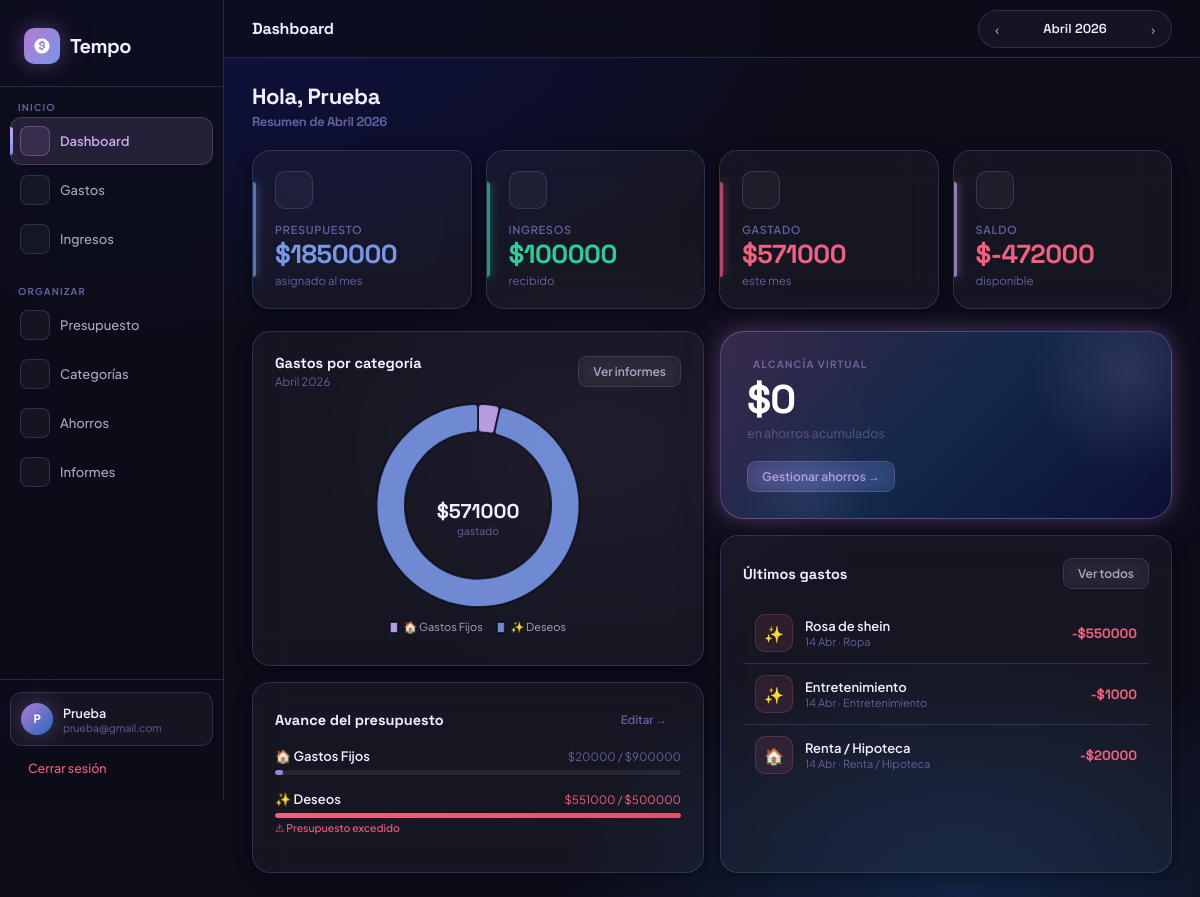
The app's page / (signed in) with its own data.
### core/models.py (models this page shows, shortened)
class PresupuestoTotal(models.Model):
    usuario = models.ForeignKey(User, on_delete=models.CASCADE, related_name='presupuestos_totales')
    mes = models.IntegerField()
    anio = models.IntegerField()
    monto = models.DecimalField(max_digits=12, decimal_places=2, default=0)
    class Meta:
        unique_together = ['usuario', 'mes', 'anio']

class Categoria(models.Model):
    TIPOS = [
        ('gastos_fijos', 'Gastos Fijos'),
        ('deseos', 'Deseos'),
        ('ahorros', 'Ahorros'),
        ('custom', 'Personalizada'),
    ]
    usuario = models.ForeignKey(User, on_delete=models.CASCADE, related_name='categorias')
    nombre = models.CharField(max_length=100)
    icono = models.CharField(max_length=10, default='📂')
    tipo = models.CharField(max_length=20, choices=TIPOS, default='custom')
    orden = models.IntegerField(default=0)
    activa = models.BooleanField(default=True)
    class Meta:
        ordering = ['orden', 'nombre']

class Presupuesto(models.Model):
    usuario = models.ForeignKey(User, on_delete=models.CASCADE, related_name='presupuestos')
    categoria = models.ForeignKey(Categoria, on_delete=models.CASCADE, related_name='presupuestos')
    mes = models.IntegerField()
    anio = models.IntegerField()
    monto = models.DecimalField(max_digits=12, decimal_places=2, default=0)
    class Meta:
        unique_together = ['usuario', 'categoria', 'mes', 'anio']

class Gasto(models.Model):
    usuario = models.ForeignKey(User, on_delete=models.CASCADE, related_name='gastos')
    monto = models.DecimalField(max_digits=12, decimal_places=2)
    categoria = models.ForeignKey(Categoria, on_delete=models.SET_NULL, null=True, related_name='gastos')
    subcategoria = models.ForeignKey(Subcategoria, on_delete=models.SET_NULL, null=True, blank=True, related_name='gastos')
    fecha = models.DateField(default=timezone.now)
    detalle = models.CharField(max_length=300, blank=True)
    creado_en = models.DateTimeField(auto_now_add=True)
    class Meta:
        ordering = ['-fecha', '-creado_en']

class Subcategoria(models.Model):
    categoria = models.ForeignKey(Categoria, on_delete=models.CASCADE, related_name='subcategorias')
    nombre = models.CharField(max_length=100)
    icono = models.CharField(max_length=10, default='•')
    class Meta:
        ordering = ['nombre']

### core/views.py (the view)
# urls.py: path('', views.dashboard, name='dashboard'),
@login_required
def dashboard(request):
    hoy  = date.today()
    mes  = int(request.GET.get('mes', hoy.month))
    anio = int(request.GET.get('anio', hoy.year))
    resumen = get_resumen_mes(request.user, mes, anio)
    ultimos_gastos = Gasto.objects.filter(
        usuario=request.user, fecha__month=mes, fecha__year=anio
    ).select_related('categoria', 'subcategoria')[:8]
    categorias = Categoria.objects.filter(
        usuario=request.user, activa=True
    ).exclude(tipo='ahorros')
    cat_data = []
    for cat in categorias:
        gastado = Gasto.objects.filter(
            usuario=request.user, categoria=cat, fecha__month=mes, fecha__year=anio
        ).aggregate(t=Sum('monto'))['t'] or Decimal('0')
        pres = Presupuesto.objects.filter(
            usuario=request.user, categoria=cat, mes=mes, anio=anio
        ).first()
        presupuesto = pres.monto if pres else Decimal('0')
        pct = int(gastado / presupuesto * 100) if presupuesto > 0 else 0
        cat_data.append({
            'categoria':   cat,
            'gastado':     gastado,
            'presupuesto': presupuesto,
            'porcentaje':  min(pct, 100),
            'excedido':    gastado > presupuesto and presupuesto > 0,
        })
    total_ahorros = get_total_ahorros(request.user)
    mes_ant  = mes - 1 if mes > 1 else 12
    anio_ant = anio if mes > 1 else anio - 1
    mes_sig  = mes + 1 if mes < 12 else 1
    anio_sig = anio if mes < 12 else anio + 1
    return render(request, 'dashboard.html', {
        'resumen': resumen, 'ultimos_gastos': ultimos_gastos,
        'cat_data': cat_data, 'total_ahorros': total_ahorros,
        'mes': mes, 'anio': anio, 'mes_nombre': MESES[mes],
        'mes_ant': mes_ant, 'anio_ant': anio_ant,
        'mes_sig': mes_sig, 'anio_sig': anio_sig,
        'es_mes_actual': mes == hoy.month and anio == hoy.year,
    })

### templates/dashboard.html (shortened to what this page needs)
{% extends 'base.html' %}
{% block page_title %}Dashboard{% endblock %}
{% block topbar_right %}
<div class="month-nav">
  <a href="?mes={{ mes_ant }}&anio={{ anio_ant }}" class="mnav-btn">‹</a>
  <span class="mnav-label">{{ mes_nombre }} {{ anio }}</span>
  <a href="?mes={{ mes_sig }}&anio={{ anio_sig }}" class="mnav-btn">›</a>
</div>
{% endblock %}
{% block content %}
<div style="margin-bottom:20px;">
  <h2 style="font-family:'Space Grotesk',sans-serif;font-size:22px;font-weight:700;letter-spacing:-.4px;color:var(--text);">
    Hola, {{ user.first_name|default:user.username }}   <p style="color:var(--text3);font-size:13px;margin-top:3px;">
    {% if es_mes_actual %}Resumen de {{ mes_nombre }} {{ anio }}{% else %}Viendo {{ mes_nombre }} {{ anio }}{% endif %}
  </p>
</div>
<div class="grid grid-4 mb-5">
  <div class="stat-card c-blue fade-up">
    <div class="stat-icon c-blue"></div>
    <div class="stat-label">Presupuesto</div>
    <div class="stat-value" style="color:var(--blue);">${{ resumen.presupuesto|floatformat:0 }}</div>
    <div class="stat-sub">asignado al mes</div>
  </div>
  <div class="stat-card c-mint fade-up">
    <div class="stat-icon c-mint"></div>
    <div class="stat-label">Ingresos</div>
    <div class="stat-value c-green">${{ resumen.total_ingresos|floatformat:0 }}</div>
    <div class="stat-sub">recibido</div>
  </div>
  <div class="stat-card c-red fade-up">
    <div class="stat-icon c-red"></div>
    <div class="stat-label">Gastado</div>
    <div class="stat-value c-red">${{ resumen.total_gastos|floatformat:0 }}</div>
    <div class="stat-sub">este mes</div>
  </div>
  <div class="stat-card c-purple fade-up">
    <div class="stat-icon c-purple"></div>
    <div class="stat-label">Saldo</div>
    <div class="stat-value" style="color:{% if resumen.saldo >= 0 %}var(--green){% else %}var(--red){% endif %};">
      ${{ resumen.saldo|floatformat:0 }}
    </div>
    <div class="stat-sub">disponible</div>
  </div>
</div>
<div class="grid grid-2 gap-4">
  <div style="display:flex;flex-direction:column;gap:16px;">
    <div class="card">
      <div class="section-head">
        <div>
          <div class="section-title">Gastos por categoría</div>
          <div class="section-sub">{{ mes_nombre }} {{ anio }}</div>
        </div>
        <a href="{% url 'informes' %}" class="btn btn-secondary btn-sm">Ver informes</a>
      </div>
      <div style="max-width:240px;margin:0 auto;position:relative;">
        <canvas id="donutChart" height="200"></canvas>
        <div style="position:absolute;top:50%;left:50%;transform:translate(-50%,-60%);text-align:center;pointer-events:none;">
          <div style="font-family:'Space Grotesk',sans-serif;font-size:20px;font-weight:700;line-height:1;color:var(--text);">${{ resumen.total_gastos|floatformat:0 }}</div>
          <div style="font-size:10.5px;color:var(--text3);margin-top:3px;">gastado</div>
        </div>
      </div>
    </div>
    <div class="card">
      <div class="section-head mb-3">
        <div class="section-title">Avance del presupuesto</div>
        <a href="{% url 'presupuesto' %}" class="btn btn-ghost btn-sm" style="font-size:11.5px;color:var(--text3);">Editar →</a>
      </div>
      {% for item in cat_data %}
      <div style="margin-bottom:16px;">
        <div class="flex-between" style="margin-bottom:6px;">
          <span style="font-size:13px;font-weight:600;color:var(--text);">{{ item.categoria.icono }} {{ item.categoria.nombre }}</span>
          <span style="font-size:11.5px;color:{% if item.excedido %}var(--red){% else %}var(--text3){% endif %};">
            ${{ item.gastado|floatformat:0 }} / ${{ item.presupuesto|floatformat:0 }}
          </span>
        </div>
        <div class="progress">
          <div class="progress-fill {% if item.excedido %}p-danger{% elif item.porcentaje > 75 %}p-accent{% endif %}"
               style="width:{{ item.porcentaje }}%;"></div>
        </div>
        {% if item.excedido %}
        <div style="font-size:10.5px;color:var(--red);margin-top:3px;font-weight:500;">⚠ Presupuesto excedido</div>
        {% endif %}
      </div>
      {% empty %}
      <div class="empty">
        <div class="empty-emoji"><i class="fi fi-rr-coins"></i></div>
        <div class="empty-msg">Sin presupuesto configurado.<br><a href="{% url 'presupuesto' %}" style="color:var(--purple-lt);font-weight:600;">Configúralo aquí →</a></div>
      </div>
      {% endfor %}
    </div>
  </div>
  <div style="display:flex;flex-direction:column;gap:16px;">
    <div class="savings-card hover-lift">
      <div style="position:relative;z-index:2;">
        <div style="font-size:10px;color:rgba(202,169,243,0.45);font-weight:700;text-transform:uppercase;letter-spacing:1.2px;margin-bottom:10px;display:flex;align-items:center;gap:6px;">
          Alcancía Virtual
        </div>
        <div style="font-family:'Space Grotesk',sans-serif;font-size:40px;font-weight:700;color:#fff;line-height:1;letter-spacing:-1px;">
          ${{ total_ahorros|floatformat:0 }}
        </div>
        <div style="color:rgba(202,169,243,0.35);font-size:12.5px;margin-top:5px;margin-bottom:20px;">en ahorros acumulados</div>
        <a href="{% url 'ahorros' %}" class="btn btn-sm"
           style="background:rgba(202,169,243,0.12);color:rgba(202,169,243,0.85);border:1px solid rgba(202,169,243,0.2);backdrop-filter:blur(8px);">
          Gestionar ahorros →
        </a>
      </div>
    </div>
    <div class="card" style="flex:1;">
      <div class="section-head">
        <div class="section-title">Últimos gastos</div>
        <a href="{% url 'gastos' %}" class="btn btn-secondary btn-sm">Ver todos</a>
      </div>
      {% for g in ultimos_gastos %}
      <div class="row-item">
        <div class="row-icon" style="background:rgba(255,107,138,0.1);border-color:rgba(255,107,138,0.2);">
          {{ g.categoria.icono|default:'<i class="fi fi-rr-wallet"></i>'|safe }}
        </div>
        <div style="flex:1;min-width:0;">
          <div class="truncate" style="font-size:13px;font-weight:600;">
            {% if g.detalle %}{{ g.detalle }}{% elif g.subcategoria %}{{ g.subcategoria.nombre }}{% else %}{{ g.categoria.nombre }}{% endif %}
          </div>
          <div style="font-size:11px;color:var(--text3);margin-top:1px;">
            {{ g.fecha|date:"d M" }} · {% if g.subcategoria %}{{ g.subcategoria.nombre }}{% else %}{{ g.categoria.nombre }}{% endif %}
          </div>
        </div>
        <div style="font-family:'Space Grotesk',sans-serif;font-weight:700;color:var(--red);font-size:13.5px;flex-shrink:0;">
          -${{ g.monto|floatformat:0 }}
        </div>
      </div>
      {% empty %}
      <div class="empty">
        <div class="empty-emoji"><i class="fi fi-rr-sparkles"></i></div>
        <div class="empty-msg">Sin gastos este mes.<br><a href="{% url 'gastos' %}" style="color:var(--purple-lt);font-weight:600;">Agrega uno →</a></div>
      </div>
      {% endfor %}
    </div>
  </div>
</div>
{% endblock %}
{% block extra_js %}
<script>
fetch('/api/dashboard-data/?mes={{ mes }}&anio={{ anio }}')
  .then(r => r.json())
  .then(d => {
    if (!d.labels.length) return;
    const ctx = document.getElementById('donutChart').getContext('2d');
    // Colores adaptados a paleta oscura
    const glowColors = ['rgba(202,169,243,0.9)','rgba(121,151,230,0.9)','rgba(60,221,170,0.9)','rgba(255,107,138,0.9)'];
    new Chart(ctx, {
      type: 'doughnut',
      data: {
        labels: d.labels,
        datasets: [{
          data: d.gastados,
          backgroundColor: d.colores.map((_,i) => glowColors[i % glowColors.length]),
          borderWidth: 2,
          borderColor: 'rgba(13,13,26,0.8)',
          hoverOffset: 10,
          borderRadius: 4,
        }]
      },
      options: {
        cutout: '72%',
        plugins: {
          legend: {
            position: 'bottom',
            labels: {
              font: { family: 'Plus Jakarta Sans', size: 11 },
              padding: 14, boxWidth: 8, borderRadius: 4,
              color: '#A9A8C4'
            }
          },
          tooltip: {
            backgroundColor: 'rgba(20,20,45,0.95)',
            borderColor: 'rgba(202,169,243,0.25)',
            borderWidth: 1,
            padding: 10, cornerRadius: 10,
            titleColor: '#CAA9F3',
            callbacks: { label: c => ` $${Math.round(c.parsed).toLocaleString('es-CO')}` }
          }
        }
      }
    });
  });
</script>
{% endblock %}

### templates/base.html (shortened to what this page needs)
<!DOCTYPE html>
<html lang="es">
<head>
  {% load static %}
  <link rel="stylesheet" href="{% static 'css/tempo.css' %}">
  <link rel='stylesheet' href='https://cdn-uicons.flaticon.com/2.6.0/uicons-regular-rounded/css/uicons-regular-rounded.css'>
  <link rel='stylesheet' href='https://cdn-uicons.flaticon.com/2.6.0/uicons-bold-rounded/css/uicons-bold-rounded.css'>
  <link rel='stylesheet' href='https://cdn-uicons.flaticon.com/2.6.0/uicons-solid-rounded/css/uicons-solid-rounded.css'>
  <link rel="stylesheet" href="https://cdn-uicons.flaticon.com/uicons-regular-rounded/css/uicons-regular-rounded.css">
  <link rel="stylesheet" href="https://cdn-uicons.flaticon.com/uicons-solid-rounded/css/uicons-solid-rounded.css">
</head>
<body>
{% if user.is_authenticated %}
<aside class="sidebar" id="sidebar">
  <div class="sidebar-top">
    <a href="{% url 'dashboard' %}" class="brand">
      <div class="brand-mark">
      </div>
      <span class="brand-wordmark">Tempo</span>
    </a>
  </div>
  <nav class="nav">
    <div class="nav-group">
      <div class="nav-group-label">Inicio</div>
      <a href="{% url 'dashboard' %}" class="nav-link {% if request.resolver_match.url_name == 'dashboard' %}active{% endif %}">
        <div class="nav-icon"></div> Dashboard
      </a>
      <a href="{% url 'gastos' %}" class="nav-link {% if 'gasto' in request.resolver_match.url_name %}active{% endif %}">
        <div class="nav-icon"></div> Gastos
      </a>
      <a href="{% url 'ingresos' %}" class="nav-link {% if 'ingreso' in request.resolver_match.url_name %}active{% endif %}">
        <div class="nav-icon"></div> Ingresos
      </a>
    </div>
    <div class="nav-group">
      <div class="nav-group-label">Organizar</div>
      <a href="{% url 'presupuesto' %}" class="nav-link {% if 'presupuesto' in request.resolver_match.url_name %}active{% endif %}">
        <div class="nav-icon"></div> Presupuesto
      </a>
      <a href="{% url 'categorias' %}" class="nav-link {% if 'categoria' in request.resolver_match.url_name %}active{% endif %}">
        <div class="nav-icon"></div> Categorías
      </a>
      <a href="{% url 'ahorros' %}" class="nav-link {% if 'ahorro' in request.resolver_match.url_name %}active{% endif %}">
        <div class="nav-icon"></div> Ahorros
      </a>
      <a href="{% url 'informes' %}" class="nav-link {% if 'informe' in request.resolver_match.url_name %}active{% endif %}">
        <div class="nav-icon"></div> Informes
      </a>
    </div>
  </nav>
  <div class="sidebar-footer">
    <div class="user-pill">
      <div class="avatar">{{ user.first_name|first|upper }}{% if user.last_name %}{{ user.last_name|first|upper }}{% endif %}</div>
      <div class="user-meta">
        <div class="user-name">{{ user.first_name|default:user.username }}</div>
        <div class="user-email">{{ user.email }}</div>
      </div>
    </div>
    <a href="{% url 'logout' %}" class="logout-link">
      Cerrar sesión
    </a>
  </div>
</aside>
<div class="main">
  <header class="topbar">
    <div class="flex-center gap-3">
      <span class="page-heading">{% block page_title %}Tempo{% endblock %}</span>
    </div>
    <div class="flex-center gap-2">{% block topbar_right %}{% endblock %}</div>
  </header>
  <div class="content">{% block content %}{% endblock %}</div>
</div>
{% else %}
{% block auth_content %}{% endblock %}
{% endif %}
{% block extra_js %}{% endblock %}
</body>
</html>

### records on screen
PresupuestoTotal: presupuesto "1850000"
Categoria: categoria.icono "🏠", categoria.nombre "Gastos Fijos", gastado "20000", presupuesto "900000", {{ item.porcentaje }} 2 (drawn)
Categoria: categoria.icono "✨", categoria.nombre "Deseos", gastado "551000", presupuesto "500000", {{ item.porcentaje }} 100 (drawn), shows "⚠ Presupuesto excedido"
Gasto: categoria.icono "✨", detalle "Rosa de shein", fecha "14 Abr", subcategoria.nombre "Ropa", monto "550000"
Gasto: categoria.icono "✨", subcategoria.nombre "Entretenimiento", fecha "14 Abr", monto "1000"
Gasto: categoria.icono "🏠", subcategoria.nombre "Renta / Hipoteca", fecha "14 Abr", monto "20000"

### other values on screen
{{ user.first_name|first|upper }} "P"
{{ user.first_name|default:user.username }} "Prueba"
{{ user.email }} "prueba@gmail.com"
{{ mes_nombre }} "Abril"
{{ anio }} "2026"
{{ resumen.total_ingresos|floatformat:0 }} "100000"
{{ resumen.total_gastos|floatformat:0 }} "571000"
{{ resumen.saldo|floatformat:0 }} "-472000"
{{ total_ahorros|floatformat:0 }} "0"
